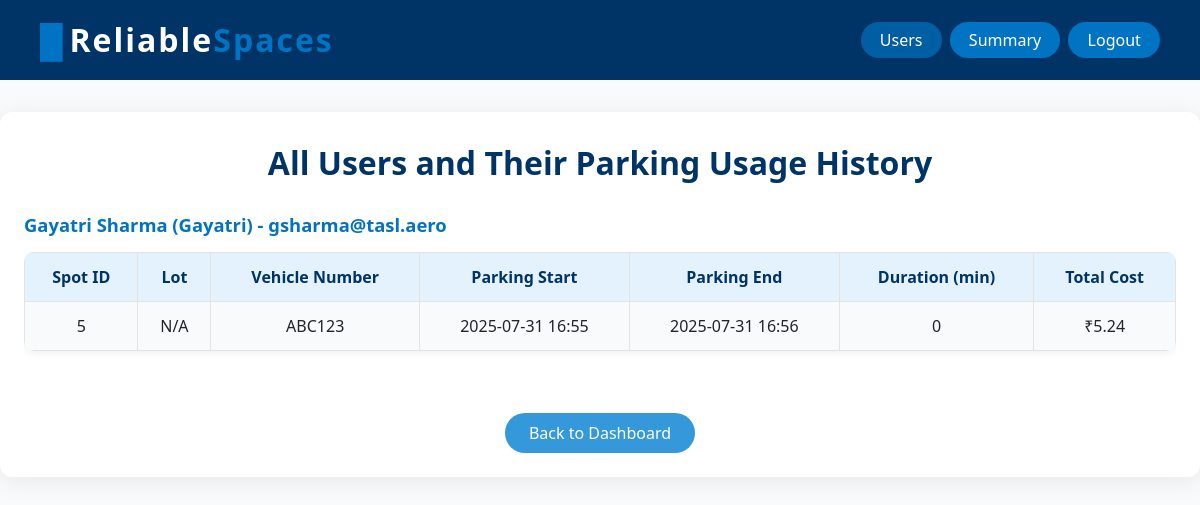
Screenshot of /users with the database file from the repository.
### model.py (models this page shows)
class User(db.Model):
    __tablename__ = "users"
    id = db.Column(db.Integer, primary_key=True)
    username = db.Column(db.String, unique=True, nullable=False)
    full_name = db.Column(db.String, nullable=False)
    email = db.Column(db.String, unique=True, nullable=False)
    password = db.Column(db.String, nullable=False)
    role = db.Column(db.String, nullable=False, default="user")
    reservations = db.relationship('ReserveParkingSpot', back_populates='user')

class ReserveParkingSpot(db.Model):
    __tablename__ = "reservespot"
    id = db.Column(db.Integer, primary_key=True)
    spot_id = db.Column(db.Integer, db.ForeignKey('parkingspot.id', ondelete='CASCADE'), nullable=False)
    user_id = db.Column(db.Integer, db.ForeignKey('users.id'), nullable=False)
    vehicle_number = db.Column(db.String, nullable=True)
    parking_timestamp = db.Column(db.DateTime, server_default=db.func.now(), nullable=False)
    leaving_timestamp = db.Column(db.DateTime, server_default=db.func.now(), onupdate=db.func.now(), nullable=True)
    cost_per_unit = db.Column(db.Float, nullable=False)
    total_cost = db.Column(db.Float, nullable=True)
    status = db.Column(db.String(20), default='active')
    user = db.relationship('User', back_populates='reservations')
    spot = db.relationship('ParkingSpot', back_populates='reservations')

### app.py (the view)
@app.route('/users')
def users():
    users = User.query.filter(User.role != 'admin').all()
    user_histories = []
    for user in users:
        reservations = ReserveParkingSpot.query.filter_by(user_id=user.id).order_by(ReserveParkingSpot.parking_timestamp.desc()).all()
        user_histories.append({
            'user': user,
            'reservations': reservations
        })
    return render_template('user_details.html', user_histories=user_histories)

### templates/user_details.html (shortened to what this page needs)
<!DOCTYPE html>
<html lang="en">
<head>
    <link href="https://cdn.jsdelivr.net/npm/bootstrap@5.3.2/dist/css/bootstrap.min.css" rel="stylesheet">
</head>
<body>
    <div class="topbar">
        <a href="{{ url_for('home') }}" class="navbar-brand" style="text-decoration:none;">
            <span>&#9608;</span>Reliable<span style="color:#0074c2;">Spaces</span>
        </a>
        <div class="admin-nav">
            <a href="{{ url_for('users') }}" class="btn{% if request.endpoint == 'users' %} active{% endif %}">Users</a>
            <a href="{{ url_for('summary') }}" class="btn{% if request.endpoint == 'summary' %} active{% endif %}">Summary</a>
            <a href="{{ url_for('logout') }}" onclick="navigate('logout')" class="btn">Logout</a>
        </div>
    </div>
    <div class="details-container">
        <h2>All Users and Their Parking Usage History</h2>
        {% for entry in user_histories %}
        <div class="user-section">
            <h3>{{ entry.user.full_name }} ({{ entry.user.username }}) - {{ entry.user.email }}</h3>
            <div class="table-responsive">
                <table>
                    <thead>
                        <tr>
                            <th>Spot ID</th>
                            <th>Lot</th>
                            <th>Vehicle Number</th>
                            <th>Parking Start</th>
                            <th>Parking End</th>
                            <th>Duration (min)</th>
                            <th>Total Cost</th>
                        </tr>
                    </thead>
                    <tbody>
                        {% for r in entry.reservations %}
                        <tr>
                            <td>{{ r.spot_id }}</td>
                            <td>
                                {{ r.spot.parkinglot.prime_location_name if r.spot and r.spot.parkinglot else 'N/A' }}
                            </td>
                            <td>{{ r.vehicle_number }}</td>
                            <td>{{ r.parking_timestamp.strftime('%Y-%m-%d %H:%M') if r.parking_timestamp else '' }}</td>
                            <td>{{ r.leaving_timestamp.strftime('%Y-%m-%d %H:%M') if r.leaving_timestamp else '' }}</td>
                            <td>
                                {% if r.leaving_timestamp and r.parking_timestamp %}
                                    {{ ((r.leaving_timestamp - r.parking_timestamp).total_seconds() // 60)|int }}
                                {% else %}
                                    -
                                {% endif %}
                            </td>
                            <td>
                                {% if r.total_cost is not none %}
                                    ₹{{ r.total_cost }}
                                {% else %}
                                    -
                                {% endif %}
                            </td>
                        </tr>
                        {% endfor %}
                    </tbody>
                </table>
            </div>
        </div>
        {% endfor %}
        <div style="text-align:center;">
            <a href="{{ url_for('admin_dashboard') }}" class="btn-back">Back to Dashboard</a>
        </div>
    </div>
</body>
</html>

### templates/user_details.html (style rules this page uses)
body { background: #f8fafc; min-height: 100vh; }
.topbar { width: 100%; background: #003366; padding: 1rem 0.5rem 1rem 0.5rem; display: flex; align-items: center; justify-content: space-between; margin-bottom: 2rem; }
.navbar-brand { color: #fff; font-weight: bold; font-size: 2rem; letter-spacing: 2px; display: flex; align-items: center; margin-left: 2rem; }
.navbar-brand span { color: #0074c2; margin-right: 0.3rem; }
.admin-nav { display: flex; gap: 0.5rem; margin-right: 2rem; }
.admin-nav { margin-left: auto; }
.admin-nav .btn { background: #0074c2; color: #fff; border: none; border-radius: 20px; font-weight: 500; padding: 0.4rem 1.2rem; transition: background 0.2s; }
.admin-nav .btn:hover, .admin-nav .btn.active { background: #005fa3; color: #fff; }
.details-container { max-width: 1200px; margin: 0 auto 2rem auto; background: #fff; border-radius: 12px; box-shadow: 0 4px 24px rgba(0,0,0,0.08); padding: 32px 24px 24px 24px; }
h2 { color: #003366; font-weight: bold; text-align: center; margin-bottom: 2rem; }
h3 { color: #0074c2; font-size: 1.15rem; margin-top: 2rem; margin-bottom: 1rem; font-weight: 600; }
table { width: 100%; border-collapse: collapse; margin-bottom: 30px; background: #f8fafc; border-radius: 10px; overflow: hidden; box-shadow: 0 2px 8px #0001; }
th, td { padding: 12px; border: 1px solid #e3e3e3; text-align: center; }
th { background-color: #e3f2fd; color: #003366; font-weight: 600; }
.btn-back { background-color: #3498db; color: white; border: none; border-radius: 20px; font-weight: 500; padding: 0.5rem 1.5rem; text-decoration: none; transition: background 0.2s; margin: 2rem auto 0 auto; display: inline-block; }

### rows the page displays
User: user.full_name "Gayatri Sharma", user.username "Gayatri", user.email "gsharma@tasl.aero"
ReserveParkingSpot: spot_id "5", spot.parkinglot "N/A", vehicle_number "ABC123", parking_timestamp "2025-07-31 16:55", leaving_timestamp "2025-07-31 16:56", leaving_timestamp+parking_timestamp "0", total_cost "5.24"
